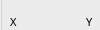
              <widget class="QWidget" name="page_5">
               <property name="geometry">
                <rect>
                 <x>0</x>
                 <y>0</y>
                 <width>100</width>
                 <height>30</height>
                </rect>
               </property>
               <attribute name="label">
                <string>载荷</string>
               </attribute>
               <widget class="QGroupBox" name="groupBox_17">
                <property name="geometry">
                 <rect>
                  <x>0</x>
                  <y>-20</y>
                  <width>271</width>
                  <height>171</height>
                 </rect>
                </property>
                <property name="title">
                 <string/>
                </property>
                <widget class="QWidget" name="widget_6" native="true">
                 <property name="geometry">
                  <rect>
                   <x>10</x>
                   <y>20</y>
                   <width>241</width>
                   <height>71</height>
                  </rect>
                 </property>
                 <widget class="QWidget" name="gridLayoutWidget_14">
                  <property name="geometry">
                   <rect>
                    <x>0</x>
                    <y>10</y>
                    <width>221</width>
                    <height>52</height>
                   </rect>
                  </property>
                  <layout class="QGridLayout" name="gridLayout_15">
                   <item row="0" column="0">
                    <widget class="QLabel" name="label_39">
                     <property name="font">
                      <font>
                       <family>Agency FB</family>
                       <pointsize>8</pointsize>
                      </font>
                     </property>
                     <property name="text">
                      <string>X</string>
                     </property>
                    </widget>
                   </item>
                   <item row="0" column="1">
                    <widget class="QLabel" name="label_40">
                     <property name="font">
                      <font>
                       <family>Agency FB</family>
                       <pointsize>8</pointsize>
                      </font>
                     </property>
                     <property name="text">
                      <string>Y</string>
                     </property>
                    </widget>
                   </item>
                   <item row="0" column="2">
                    <widget class="QLabel" name="label_41">
                     <property name="font">
                      <font>
                       <family>Agency FB</family>
                       <pointsize>8</pointsize>
                      </font>
                     </property>
                     <property name="text">
                      <string>Z</string>
                     </property>
                    </widget>
                   </item>
                   <item row="1" column="0">
                    <widget class="QLineEdit" name="XPosition_force"/>
                   </item>
                   <item row="1" column="1">
                    <widget class="QLineEdit" name="YPosition_force"/>
                   </item>
                   <item row="1" column="2">
                    <widget class="QLineEdit" name="ZPosition_force"/>
                   </item>
                  </layout>
                 </widget>
                </widget>
                <widget class="QPushButton" name="btnAddForce">
                 <property name="geometry">
                  <rect>
                   <x>80</x>
                   <y>100</y>
                   <width>81</width>
                   <height>31</height>
                  </rect>
                 </property>
                 <property name="font">
                  <font>
                   <family>Agency FB</family>
                   <pointsize>8</pointsize>
                  </font>
                 </property>
                 <property name="text">
                  <string>施加载荷</string>
                 </property>
                </widget>
               </widget>
              </widget>
